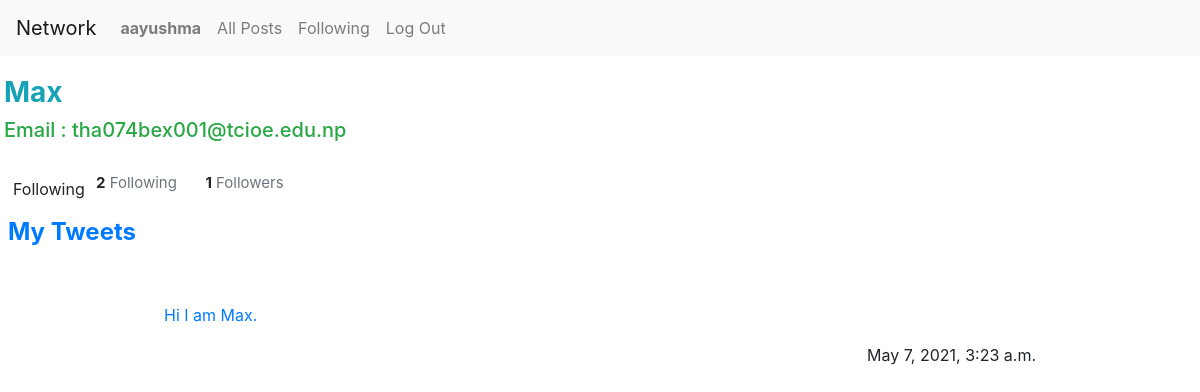
Page /user/Max (signed in) on the committed database.
### network/models.py (models this page shows, shortened)
class User(AbstractUser):
    pass

class Tweet(models.Model):
    user = models.ForeignKey("User", on_delete=models.CASCADE, related_name="tweets")
    body = models.TextField(blank=True)
    timestamp = models.DateTimeField(auto_now_add=True)
    love = models.ManyToManyField(User,related_name="love")

### network/views.py (the view, shortened to what this page needs)
# urls.py: path("user/<str:username>",views.profile,name="profile"),
@login_required
def profile(request,username):
    print(username)
    user_p=User.objects.get(username=username)
    curr_user_follows_this_profile = False
    if request.user.is_authenticated:
        curr_user_follows_this_profile = request.user.following.filter(user=user_p.id).exists()
    print(curr_user_follows_this_profile)
    tweets=user_p.tweets.order_by("-timestamp").all()
    if request.user==user_p:
        followFlag="No"
    else:
        followFlag="Yes"
    return render(request,"network/profile.html",
    {"puser":user_p,
    "tweets":tweets,
    "followFlag":followFlag,
    "following_profile": curr_user_follows_this_profile})

### network/templates/network/profile.html (shortened to what this page needs)
{% extends "network/layout.html" %}
{% load static %}
{% block body %}
<div class="mx-auto w-80 p-1 m-3">
<h3 class="text-info text-capitalize"><strong>{{puser.username}}</strong></h3>
  <h5 class="text-success"> Email : {{puser.email}}</h5>
</div>
  {% if followFlag == "Yes"%}
  <div style="float: left; z-index: 20">
     <form action="{% url 'profile' puser.username %}" method="POST">
    {% if following_profile %}
    <input type="submit" value="Following" name="unfollow_btn" class="btn following-btn" id="unfollowBtn" style="width: 96px">
    {% else %}
    <input type="submit" value="Follow" name="follow_btn" class="btn follow-btn">
{%endif%}
</form>
</div>
{%endif%}
<span style="margin-right: 1.5rem; font-size: 15px"><strong>{{ puser.following.count }}</strong> <span class="text-muted">Following</span></span>
    <span style="font-size: 15px"><strong>{{ puser.followers.count }}</strong> <span class="text-muted">Followers</span></span>
<div class="mx-auto w-80 p-2 mt-3">
  <h4 class="text-primary"><strong>My Tweets</strong> </h4>
  {% for tweet in tweets%}
  <br>
  <div class="mx-auto w-75 p-2 mt-0">
    <p><span class="float-left">
        <p class="text-primary">{{tweet.body}}</p>
      </span>
      <span class="float-right">{{tweet.timestamp}}</span></p>
  </div>
  {%endfor%}
</div>
{% endblock %}

### network/templates/network/layout.html (shortened to what this page needs)
{% load static %}
<!DOCTYPE html>
<html lang="en">
    <head>
        <link rel="stylesheet" href="https://stackpath.bootstrapcdn.com/bootstrap/4.4.1/css/bootstrap.min.css">
        <link href="{% static 'network/styles.css' %}" rel="stylesheet">
    </head>
    <body>
        <nav class="navbar navbar-expand-lg navbar-light bg-light">
            <a class="navbar-brand" href="#">Network</a>
            <div>
              <ul class="navbar-nav mr-auto">
                {% if user.is_authenticated %}
                    <li class="nav-item">
                        <a class="nav-link" href="{%url 'profile' user.username%}"><strong>{{ user.username }}</strong></a>
                    </li>
                {% endif %}
                <li class="nav-item">
                  <a class="nav-link" href="{% url 'index' %}">All Posts</a>
                </li>
                {% if user.is_authenticated %}
                    <li class="nav-item">
                        <a class="nav-link" href="{%url 'following' %}">Following</a>
                    </li>
                    <li class="nav-item">
                        <a class="nav-link" href="{% url 'logout' %}">Log Out</a>
                    </li>
                {% endif %}
              </ul>
            </div>
          </nav>
        <div class="body">
            {% block body %}
            {% endblock %}
        </div>
    </body>
</html>

### rows in the picture
User: username "aayushma"
User: username "Max", email "tha074bex001@tcioe.edu.np", following.count "2", followers.count "1"
Tweet: body "Hi I am Max.", timestamp "May 7, 2021, 3:23 a.m."
